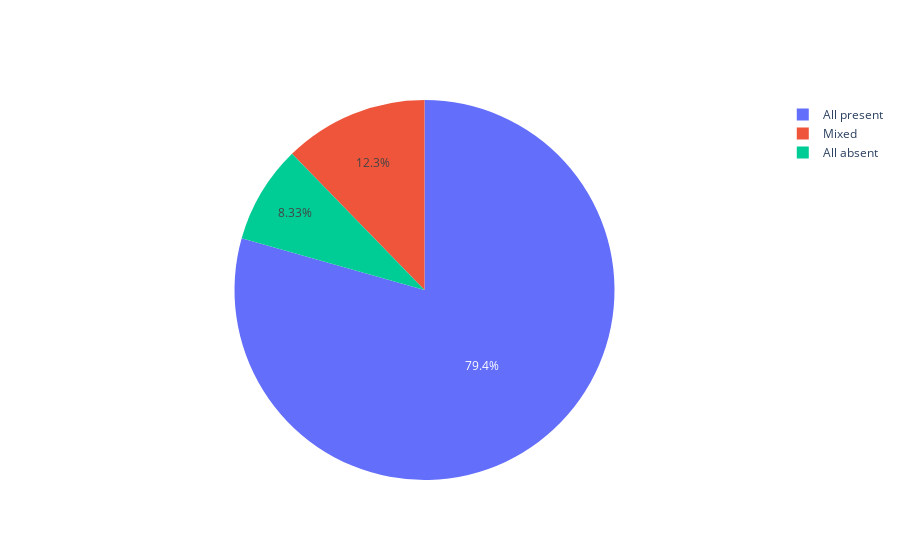

Write notebook code for a chart like this one.
### Code cell
coherence_fig = go.Figure(data=[go.Pie(labels=list(d.keys()), values=list(d.values()))])

# Set title and customize layout if desired
coherence_fig.update_layout(title='')
coherence_fig.update_layout(barmode='stack')

pio.write_image(coherence_fig, './figure/operon_coherence.svg', format='svg')
coherence_fig

### Figure 1 — Plotly figure (JSON) as saved in the notebook; plotly's stock layout.template omitted (floating-point values rounded to 4 significant figures)
{"data": [{"labels": ["All present", "All absent", "Mixed"], "type": "pie", "values": [0.7939, 0.08333, 0.1228]}], "layout": {"autosize": true, "barmode": "stack", "title": {"text": ""}}}
